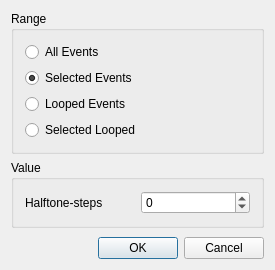
<?xml version="1.0" encoding="UTF-8"?>
<ui version="4.0">
 <class>TransposeBase</class>
 <widget class="QDialog" name="TransposeBase">
  <property name="geometry">
   <rect>
    <x>0</x>
    <y>0</y>
    <width>275</width>
    <height>270</height>
   </rect>
  </property>
  <property name="windowTitle">
   <string>MusE: Transpose</string>
  </property>
  <layout class="QVBoxLayout" name="verticalLayout_2">
   <property name="spacing">
    <number>6</number>
   </property>
   <property name="margin">
    <number>11</number>
   </property>
   <item>
    <widget class="QGroupBox" name="rangeBox">
     <property name="title">
      <string>Range</string>
     </property>
     <layout class="QVBoxLayout" name="verticalLayout">
      <property name="spacing">
       <number>6</number>
      </property>
      <property name="margin">
       <number>11</number>
      </property>
      <item>
       <widget class="QRadioButton" name="all_events_button">
        <property name="text">
         <string>All Events</string>
        </property>
       </widget>
      </item>
      <item>
       <widget class="QRadioButton" name="selected_events_button">
        <property name="text">
         <string>Selected Events</string>
        </property>
        <property name="checked">
         <bool>true</bool>
        </property>
       </widget>
      </item>
      <item>
       <widget class="QRadioButton" name="looped_events_button">
        <property name="text">
         <string>Looped Events</string>
        </property>
       </widget>
      </item>
      <item>
       <widget class="QRadioButton" name="selected_looped_button">
        <property name="text">
         <string>Selected Looped</string>
        </property>
       </widget>
      </item>
     </layout>
    </widget>
   </item>
   <item>
    <widget class="QGroupBox" name="groupBox_2">
     <property name="title">
      <string>Value</string>
     </property>
     <property name="flat">
      <bool>false</bool>
     </property>
     <property name="checkable">
      <bool>false</bool>
     </property>
     <layout class="QGridLayout" name="gridLayout">
      <property name="margin">
       <number>11</number>
      </property>
      <property name="spacing">
       <number>6</number>
      </property>
      <item row="0" column="0">
       <widget class="QLabel" name="TextLabel3">
        <property name="text">
         <string>Halftone-steps</string>
        </property>
        <property name="wordWrap">
         <bool>false</bool>
        </property>
       </widget>
      </item>
      <item row="0" column="1">
       <widget class="QSpinBox" name="amount_spinbox">
        <property name="accelerated">
         <bool>true</bool>
        </property>
        <property name="suffix">
         <string/>
        </property>
        <property name="minimum">
         <number>-127</number>
        </property>
        <property name="maximum">
         <number>127</number>
        </property>
        <property name="singleStep">
         <number>1</number>
        </property>
        <property name="value">
         <number>0</number>
        </property>
       </widget>
      </item>
     </layout>
    </widget>
   </item>
   <item>
    <spacer name="verticalSpacer">
     <property name="orientation">
      <enum>Qt::Vertical</enum>
     </property>
     <property name="sizeHint" stdset="0">
      <size>
       <width>20</width>
       <height>40</height>
      </size>
     </property>
    </spacer>
   </item>
   <item>
    <layout class="QHBoxLayout" name="horizontalLayout">
     <property name="spacing">
      <number>6</number>
     </property>
     <item>
      <spacer name="Spacer1">
       <property name="orientation">
        <enum>Qt::Horizontal</enum>
       </property>
       <property name="sizeType">
        <enum>QSizePolicy::Expanding</enum>
       </property>
       <property name="sizeHint" stdset="0">
        <size>
         <width>20</width>
         <height>20</height>
        </size>
       </property>
      </spacer>
     </item>
     <item>
      <widget class="QPushButton" name="okButton">
       <property name="text">
        <string>OK</string>
       </property>
       <property name="autoDefault">
        <bool>false</bool>
       </property>
       <property name="default">
        <bool>true</bool>
       </property>
      </widget>
     </item>
     <item>
      <widget class="QPushButton" name="cancelButton">
       <property name="text">
        <string>Cancel</string>
       </property>
      </widget>
     </item>
    </layout>
   </item>
  </layout>
 </widget>
 <layoutdefault spacing="6" margin="11"/>
 <resources/>
 <connections>
  <connection>
   <sender>okButton</sender>
   <signal>clicked()</signal>
   <receiver>TransposeBase</receiver>
   <slot>accept()</slot>
   <hints>
    <hint type="sourcelabel">
     <x>20</x>
     <y>20</y>
    </hint>
    <hint type="destinationlabel">
     <x>20</x>
     <y>20</y>
    </hint>
   </hints>
  </connection>
  <connection>
   <sender>cancelButton</sender>
   <signal>clicked()</signal>
   <receiver>TransposeBase</receiver>
   <slot>reject()</slot>
   <hints>
    <hint type="sourcelabel">
     <x>20</x>
     <y>20</y>
    </hint>
    <hint type="destinationlabel">
     <x>20</x>
     <y>20</y>
    </hint>
   </hints>
  </connection>
 </connections>
</ui>
